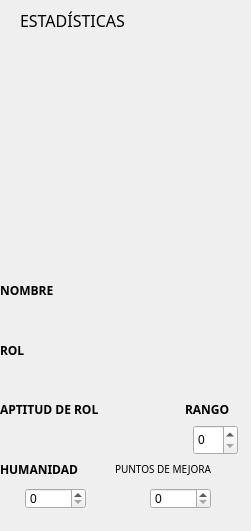
         <widget class="QWidget" name="widget_3" native="true">
          <property name="geometry">
           <rect>
            <x>48</x>
            <y>100</y>
            <width>251</width>
            <height>531</height>
           </rect>
          </property>
          <widget class="QLabel" name="label_61">
           <property name="geometry">
            <rect>
             <x>20</x>
             <y>10</y>
             <width>171</width>
             <height>20</height>
            </rect>
           </property>
           <property name="font">
            <font>
             <family>OCR A</family>
             <pointsize>12</pointsize>
             <italic>false</italic>
             <bold>false</bold>
             <underline>false</underline>
            </font>
           </property>
           <property name="styleSheet">
            <string notr="true">background-color: transparent;
font-weight: bold;
font: 12pt;
</string>
           </property>
           <property name="text">
            <string>ESTADÍSTICAS</string>
           </property>
           <property name="alignment">
            <set>Qt::AlignmentFlag::AlignLeading|Qt::AlignmentFlag::AlignLeft|Qt::AlignmentFlag::AlignVCenter</set>
           </property>
          </widget>
          <widget class="QLabel" name="iconPersonaje_label">
           <property name="geometry">
            <rect>
             <x>9</x>
             <y>50</y>
             <width>220</width>
             <height>220</height>
            </rect>
           </property>
           <property name="minimumSize">
            <size>
             <width>210</width>
             <height>210</height>
            </size>
           </property>
           <property name="text">
            <string/>
           </property>
           <property name="scaledContents">
            <bool>true</bool>
           </property>
          </widget>
          <widget class="QLabel" name="label_62">
           <property name="geometry">
            <rect>
             <x>0</x>
             <y>340</y>
             <width>63</width>
             <height>20</height>
            </rect>
           </property>
           <property name="font">
            <font>
             <family>OCR A</family>
             <pointsize>9</pointsize>
             <italic>false</italic>
             <bold>true</bold>
             <underline>false</underline>
            </font>
           </property>
           <property name="styleSheet">
            <string notr="true">background-color: transparent;
font-weight: bold;</string>
           </property>
           <property name="text">
            <string>ROL</string>
           </property>
           <property name="alignment">
            <set>Qt::AlignmentFlag::AlignLeading|Qt::AlignmentFlag::AlignLeft|Qt::AlignmentFlag::AlignVCenter</set>
           </property>
          </widget>
          <widget class="QLabel" name="label_63">
           <property name="geometry">
            <rect>
             <x>0</x>
             <y>280</y>
             <width>63</width>
             <height>20</height>
            </rect>
           </property>
           <property name="font">
            <font>
             <family>OCR A</family>
             <pointsize>9</pointsize>
             <italic>false</italic>
             <bold>true</bold>
             <underline>false</underline>
            </font>
           </property>
           <property name="styleSheet">
            <string notr="true">background-color: transparent;
font-weight: bold;</string>
           </property>
           <property name="text">
            <string>NOMBRE</string>
           </property>
           <property name="alignment">
            <set>Qt::AlignmentFlag::AlignLeading|Qt::AlignmentFlag::AlignLeft|Qt::AlignmentFlag::AlignVCenter</set>
           </property>
          </widget>
          <widget class="QLabel" name="label_64">
           <property name="geometry">
            <rect>
             <x>185</x>
             <y>399</y>
             <width>61</width>
             <height>20</height>
            </rect>
           </property>
           <property name="font">
            <font>
             <family>OCR A</family>
             <pointsize>9</pointsize>
             <italic>false</italic>
             <bold>true</bold>
             <underline>false</underline>
            </font>
           </property>
           <property name="styleSheet">
            <string notr="true">background-color: transparent;
font-weight: bold;
</string>
           </property>
           <property name="text">
            <string>RANGO</string>
           </property>
           <property name="alignment">
            <set>Qt::AlignmentFlag::AlignLeading|Qt::AlignmentFlag::AlignLeft|Qt::AlignmentFlag::AlignVCenter</set>
           </property>
          </widget>
          <widget class="QLabel" name="label_65">
           <property name="geometry">
            <rect>
             <x>0</x>
             <y>399</y>
             <width>141</width>
             <height>20</height>
            </rect>
           </property>
           <property name="font">
            <font>
             <family>OCR A</family>
             <pointsize>9</pointsize>
             <italic>false</italic>
             <bold>true</bold>
             <underline>false</underline>
            </font>
           </property>
           <property name="styleSheet">
            <string notr="true">background-color: transparent;
font-weight: bold;</string>
           </property>
           <property name="text">
            <string>APTITUD DE ROL</string>
           </property>
           <property name="alignment">
            <set>Qt::AlignmentFlag::AlignLeading|Qt::AlignmentFlag::AlignLeft|Qt::AlignmentFlag::AlignVCenter</set>
           </property>
          </widget>
          <widget class="QLabel" name="label_66">
           <property name="geometry">
            <rect>
             <x>0</x>
             <y>459</y>
             <width>101</width>
             <height>20</height>
            </rect>
           </property>
           <property name="font">
            <font>
             <family>OCR A</family>
             <pointsize>9</pointsize>
             <italic>false</italic>
             <bold>true</bold>
             <underline>false</underline>
            </font>
           </property>
           <property name="styleSheet">
            <string notr="true">background-color: transparent;
font-weight: bold;</string>
           </property>
           <property name="text">
            <string>HUMANIDAD</string>
           </property>
           <property name="alignment">
            <set>Qt::AlignmentFlag::AlignLeading|Qt::AlignmentFlag::AlignLeft|Qt::AlignmentFlag::AlignVCenter</set>
           </property>
          </widget>
          <widget class="QLabel" name="label_67">
           <property name="geometry">
            <rect>
             <x>115</x>
             <y>459</y>
             <width>131</width>
             <height>20</height>
            </rect>
           </property>
           <property name="font">
            <font>
             <family>OCR A</family>
             <pointsize>8</pointsize>
             <italic>false</italic>
             <bold>false</bold>
             <underline>false</underline>
            </font>
           </property>
           <property name="styleSheet">
            <string notr="true">background-color: transparent;
font-weight: bold;
font: 7.6pt;</string>
           </property>
           <property name="text">
            <string>PUNTOS DE MEJORA</string>
           </property>
           <property name="alignment">
            <set>Qt::AlignmentFlag::AlignLeading|Qt::AlignmentFlag::AlignLeft|Qt::AlignmentFlag::AlignVCenter</set>
           </property>
          </widget>
          <widget class="QLabel" name="aptRol_label">
           <property name="geometry">
            <rect>
             <x>10</x>
             <y>430</y>
             <width>161</width>
             <height>21</height>
            </rect>
           </property>
           <property name="styleSheet">
            <string notr="true"/>
           </property>
           <property name="text">
            <string/>
           </property>
           <property name="alignment">
            <set>Qt::AlignmentFlag::AlignLeading|Qt::AlignmentFlag::AlignLeft|Qt::AlignmentFlag::AlignVCenter</set>
           </property>
          </widget>
          <widget class="QLabel" name="nombreLineEdit">
           <property name="geometry">
            <rect>
             <x>7</x>
             <y>307</y>
             <width>220</width>
             <height>28</height>
            </rect>
           </property>
           <property name="styleSheet">
            <string notr="true"/>
           </property>
           <property name="text">
            <string/>
           </property>
           <property name="alignment">
            <set>Qt::AlignmentFlag::AlignLeading|Qt::AlignmentFlag::AlignLeft|Qt::AlignmentFlag::AlignVCenter</set>
           </property>
          </widget>
          <widget class="QLabel" name="rol_comboBox">
           <property name="geometry">
            <rect>
             <x>10</x>
             <y>366</y>
             <width>220</width>
             <height>28</height>
            </rect>
           </property>
           <property name="styleSheet">
            <string notr="true"/>
           </property>
           <property name="text">
            <string/>
           </property>
           <property name="alignment">
            <set>Qt::AlignmentFlag::AlignLeading|Qt::AlignmentFlag::AlignLeft|Qt::AlignmentFlag::AlignVCenter</set>
           </property>
          </widget>
          <widget class="QSpinBox" name="humanidad_label">
           <property name="geometry">
            <rect>
             <x>25</x>
             <y>488</y>
             <width>61</width>
             <height>21</height>
            </rect>
           </property>
          </widget>
          <widget class="QSpinBox" name="punto_label">
           <property name="geometry">
            <rect>
             <x>150</x>
             <y>488</y>
             <width>61</width>
             <height>21</height>
            </rect>
           </property>
          </widget>
          <widget class="QSpinBox" name="rango_label">
           <property name="geometry">
            <rect>
             <x>193</x>
             <y>425</y>
             <width>45</width>
             <height>30</height>
            </rect>
           </property>
          </widget>
         </widget>
